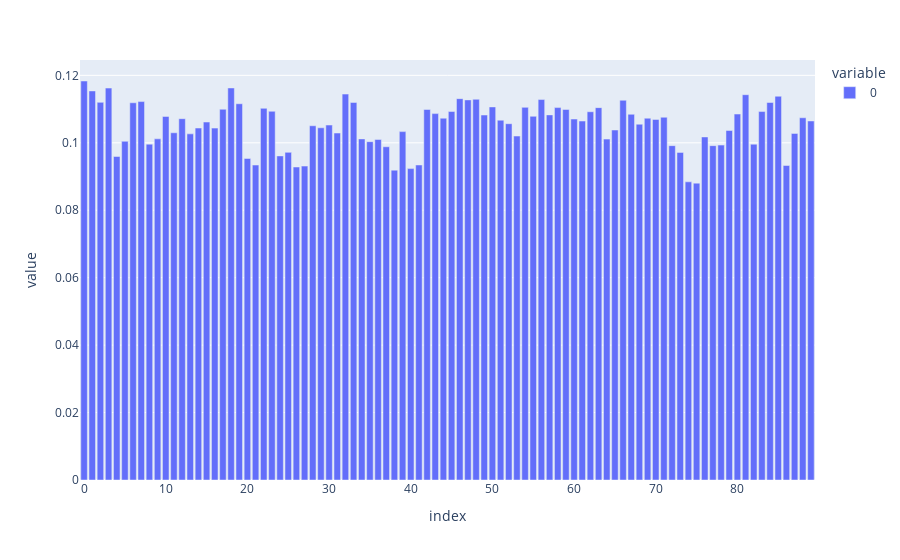
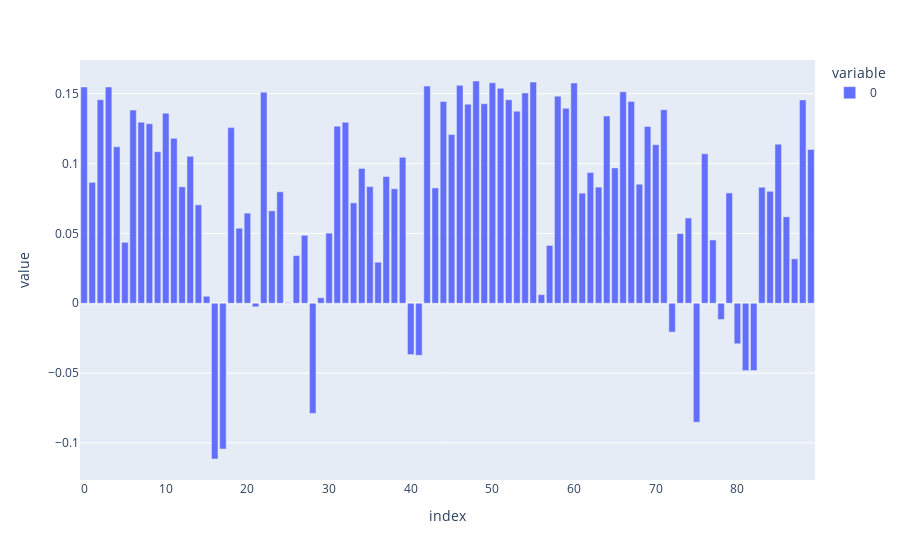
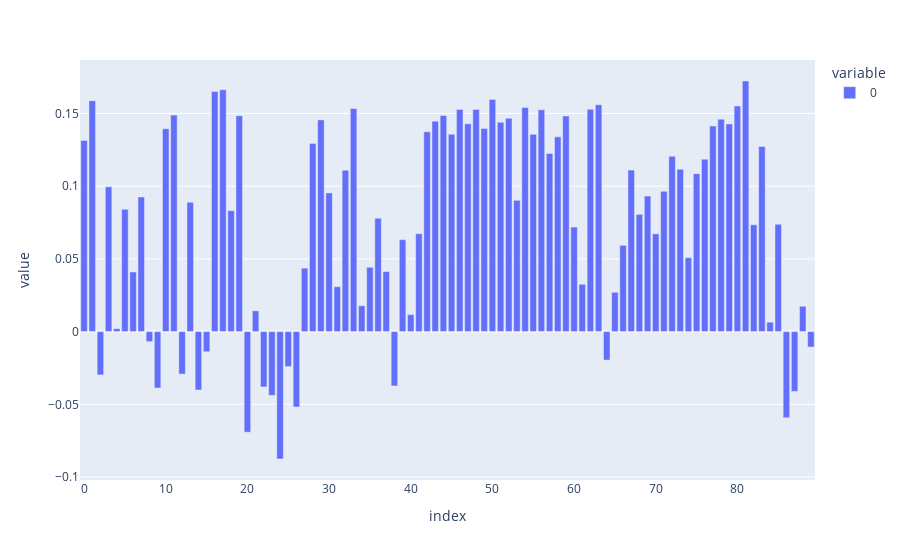
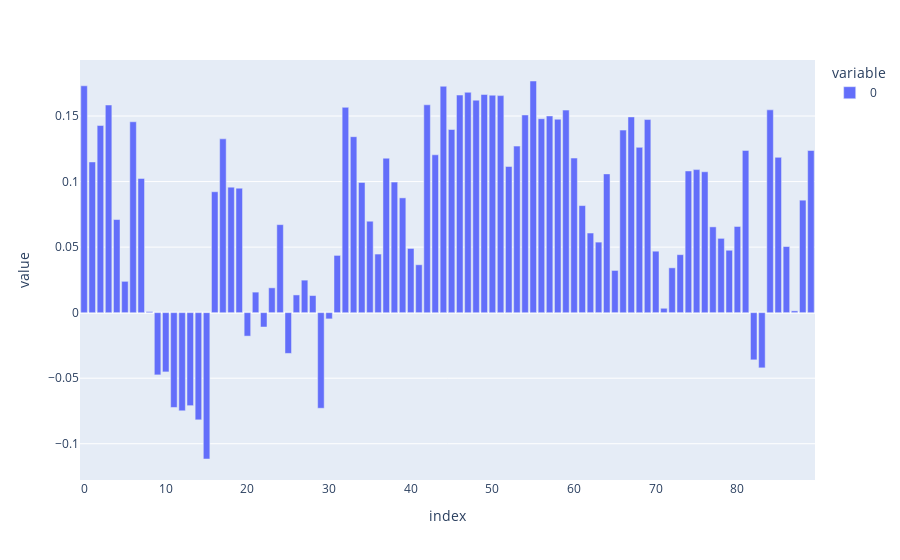

Notebook code for these charts, in order:
### Code cell
for model in range(7):
    print(f"Model {model}: Pi = {Pis[model]} , kappa = {kappas[model]}")
    fig = px.bar(mus[:,model])
    fig.show()

### Figure 1 — Plotly figure (JSON) as saved in the notebook; plotly's stock layout.template omitted (floating-point values rounded to 4 significant figures)
{"data": [{"alignmentgroup": "True", "hovertemplate": "variable=0<br>index=%{x}<br>value=%{y}<extra></extra>", "legendgroup": "0", "marker": {"color": "#636efa", "pattern": {"shape": ""}}, "name": "0", "offsetgroup": "0", "orientation": "v", "showlegend": true, "textposition": "auto", "type": "bar", "x": [0, 1, 2, 3, 4, 5, 6, 7, 8, 9, 10, 11, 12, 13, 14, 15, 16, 17, 18, 19, 20, 21, 22, 23, 24, 25, 26, 27, 28, 29, 30, 31, 32, 33, 34, 35, 36, 37, 38, 39, 40, 41, 42, 43, 44, 45, 46, 47, 48, 49, 50, 51, 52, 53, 54, 55, 56, 57, 58, 59, 60, 61, 62, 63, 64, 65, 66, 67, 68, 69, 70, 71, 72, 73, 74, 75, 76, 77, 78, 79, 80, 81, 82, 83, 84, 85, 86, 87, 88, 89], "xaxis": "x", "y": [0.1183, 0.1154, 0.112, 0.1162, 0.09594, 0.1004, 0.1119, 0.1122, 0.0996, 0.1012, 0.1078, 0.103, 0.1071, 0.1026, 0.1044, 0.1061, 0.1044, 0.1099, 0.1163, 0.1116, 0.09535, 0.0934, 0.1102, 0.1093, 0.09611, 0.09716, 0.09282, 0.09309, 0.105, 0.1044, 0.1053, 0.1029, 0.1144, 0.112, 0.1012, 0.1003, 0.101, 0.09882, 0.09189, 0.1033, 0.09234, 0.09342, 0.1099, 0.1087, 0.1073, 0.1093, 0.1131, 0.1127, 0.1129, 0.1082, 0.1106, 0.1067, 0.1057, 0.102, 0.1105, 0.1079, 0.1128, 0.1083, 0.1104, 0.1099, 0.107, 0.1064, 0.1092, 0.1104, 0.1011, 0.1038, 0.1126, 0.1085, 0.1055, 0.1073, 0.1069, 0.1076, 0.09914, 0.09716, 0.08842, 0.08803, 0.1017, 0.09915, 0.09932, 0.1036, 0.1085, 0.1143, 0.09958, 0.1093, 0.1119, 0.1138, 0.09327, 0.1028, 0.1074, 0.1065], "yaxis": "y"}], "layout": {"barmode": "relative", "legend": {"title": {"text": "variable"}, "tracegroupgap": 0}, "margin": {"t": 60}, "xaxis": {"anchor": "y", "domain": [0, 1], "title": {"text": "index"}}, "yaxis": {"anchor": "x", "domain": [0, 1], "title": {"text": "value"}}}}

### Figure 2 — Plotly figure (JSON) as saved in the notebook; plotly's stock layout.template omitted (floating-point values rounded to 4 significant figures)
{"data": [{"alignmentgroup": "True", "hovertemplate": "variable=0<br>index=%{x}<br>value=%{y}<extra></extra>", "legendgroup": "0", "marker": {"color": "#636efa", "pattern": {"shape": ""}}, "name": "0", "offsetgroup": "0", "orientation": "v", "showlegend": true, "textposition": "auto", "type": "bar", "x": [0, 1, 2, 3, 4, 5, 6, 7, 8, 9, 10, 11, 12, 13, 14, 15, 16, 17, 18, 19, 20, 21, 22, 23, 24, 25, 26, 27, 28, 29, 30, 31, 32, 33, 34, 35, 36, 37, 38, 39, 40, 41, 42, 43, 44, 45, 46, 47, 48, 49, 50, 51, 52, 53, 54, 55, 56, 57, 58, 59, 60, 61, 62, 63, 64, 65, 66, 67, 68, 69, 70, 71, 72, 73, 74, 75, 76, 77, 78, 79, 80, 81, 82, 83, 84, 85, 86, 87, 88, 89], "xaxis": "x", "y": [0.1548, 0.08653, 0.1457, 0.1548, 0.112, 0.04361, 0.1383, 0.1296, 0.1285, 0.1085, 0.1361, 0.118, 0.08336, 0.1052, 0.07042, 0.005021, -0.1115, -0.1044, 0.1257, 0.05372, 0.06451, -0.002553, 0.1511, 0.06617, 0.07977, 0.0004191, 0.03412, 0.04863, -0.07884, 0.003914, 0.05021, 0.1268, 0.1296, 0.07187, 0.09656, 0.08352, 0.02938, 0.0907, 0.08197, 0.1045, -0.03675, -0.03726, 0.1555, 0.08257, 0.1444, 0.1208, 0.156, 0.1425, 0.1591, 0.1429, 0.1579, 0.1539, 0.1457, 0.1375, 0.1506, 0.1583, 0.006158, 0.04138, 0.1483, 0.1396, 0.1577, 0.07882, 0.09355, 0.08316, 0.134, 0.0969, 0.1514, 0.1445, 0.08521, 0.1266, 0.1135, 0.1385, -0.02063, 0.04989, 0.06105, -0.08517, 0.107, 0.04529, -0.01163, 0.07899, -0.02901, -0.04822, -0.04815, 0.08304, 0.08016, 0.1139, 0.06188, 0.03182, 0.1456, 0.1101], "yaxis": "y"}], "layout": {"barmode": "relative", "legend": {"title": {"text": "variable"}, "tracegroupgap": 0}, "margin": {"t": 60}, "xaxis": {"anchor": "y", "domain": [0, 1], "title": {"text": "index"}}, "yaxis": {"anchor": "x", "domain": [0, 1], "title": {"text": "value"}}}}

### Figure 3 — Plotly figure (JSON) as saved in the notebook; plotly's stock layout.template omitted (floating-point values rounded to 4 significant figures)
{"data": [{"alignmentgroup": "True", "hovertemplate": "variable=0<br>index=%{x}<br>value=%{y}<extra></extra>", "legendgroup": "0", "marker": {"color": "#636efa", "pattern": {"shape": ""}}, "name": "0", "offsetgroup": "0", "orientation": "v", "showlegend": true, "textposition": "auto", "type": "bar", "x": [0, 1, 2, 3, 4, 5, 6, 7, 8, 9, 10, 11, 12, 13, 14, 15, 16, 17, 18, 19, 20, 21, 22, 23, 24, 25, 26, 27, 28, 29, 30, 31, 32, 33, 34, 35, 36, 37, 38, 39, 40, 41, 42, 43, 44, 45, 46, 47, 48, 49, 50, 51, 52, 53, 54, 55, 56, 57, 58, 59, 60, 61, 62, 63, 64, 65, 66, 67, 68, 69, 70, 71, 72, 73, 74, 75, 76, 77, 78, 79, 80, 81, 82, 83, 84, 85, 86, 87, 88, 89], "xaxis": "x", "y": [0.1315, 0.1588, -0.0298, 0.09952, 0.002018, 0.08413, 0.04101, 0.09258, -0.006925, -0.03878, 0.1395, 0.1489, -0.02921, 0.08895, -0.04017, -0.01387, 0.1651, 0.1663, 0.08315, 0.1485, -0.0692, 0.01429, -0.03808, -0.04382, -0.08761, -0.02402, -0.05184, 0.04361, 0.1293, 0.1456, 0.09537, 0.03087, 0.111, 0.1534, 0.01778, 0.04422, 0.07793, 0.04129, -0.03739, 0.06321, 0.01168, 0.06732, 0.1374, 0.1447, 0.1486, 0.1357, 0.1528, 0.1429, 0.1528, 0.1397, 0.1597, 0.144, 0.1466, 0.09023, 0.1542, 0.1356, 0.1525, 0.1224, 0.1339, 0.1482, 0.07186, 0.03253, 0.1529, 0.156, -0.01959, 0.02701, 0.05933, 0.1111, 0.08061, 0.09315, 0.06723, 0.09647, 0.1206, 0.1116, 0.05083, 0.1086, 0.1186, 0.1414, 0.1461, 0.1428, 0.1551, 0.1723, 0.07347, 0.1273, 0.006479, 0.0738, -0.05924, -0.04116, 0.01742, -0.01059], "yaxis": "y"}], "layout": {"barmode": "relative", "legend": {"title": {"text": "variable"}, "tracegroupgap": 0}, "margin": {"t": 60}, "xaxis": {"anchor": "y", "domain": [0, 1], "title": {"text": "index"}}, "yaxis": {"anchor": "x", "domain": [0, 1], "title": {"text": "value"}}}}

### Figure 4 — Plotly figure (JSON) as saved in the notebook; plotly's stock layout.template omitted (floating-point values rounded to 4 significant figures)
{"data": [{"alignmentgroup": "True", "hovertemplate": "variable=0<br>index=%{x}<br>value=%{y}<extra></extra>", "legendgroup": "0", "marker": {"color": "#636efa", "pattern": {"shape": ""}}, "name": "0", "offsetgroup": "0", "orientation": "v", "showlegend": true, "textposition": "auto", "type": "bar", "x": [0, 1, 2, 3, 4, 5, 6, 7, 8, 9, 10, 11, 12, 13, 14, 15, 16, 17, 18, 19, 20, 21, 22, 23, 24, 25, 26, 27, 28, 29, 30, 31, 32, 33, 34, 35, 36, 37, 38, 39, 40, 41, 42, 43, 44, 45, 46, 47, 48, 49, 50, 51, 52, 53, 54, 55, 56, 57, 58, 59, 60, 61, 62, 63, 64, 65, 66, 67, 68, 69, 70, 71, 72, 73, 74, 75, 76, 77, 78, 79, 80, 81, 82, 83, 84, 85, 86, 87, 88, 89], "xaxis": "x", "y": [0.1731, 0.115, 0.1428, 0.1584, 0.07104, 0.02389, 0.1456, 0.1024, 0.000863, -0.04748, -0.04521, -0.07233, -0.07487, -0.07096, -0.08177, -0.1117, 0.09224, 0.1326, 0.09571, 0.09493, -0.0179, 0.01567, -0.01096, 0.01895, 0.06715, -0.0311, 0.01351, 0.02482, 0.01304, -0.07294, -0.004755, 0.04368, 0.1566, 0.1343, 0.09931, 0.06975, 0.0447, 0.1178, 0.09958, 0.08758, 0.04899, 0.03654, 0.1586, 0.1204, 0.1727, 0.1397, 0.166, 0.1681, 0.1621, 0.1664, 0.1659, 0.1656, 0.1115, 0.1271, 0.1508, 0.1767, 0.148, 0.15, 0.1476, 0.1545, 0.1179, 0.08168, 0.06075, 0.05381, 0.1059, 0.0322, 0.1393, 0.1493, 0.1261, 0.1473, 0.04689, 0.003347, 0.03421, 0.04423, 0.1081, 0.1091, 0.1075, 0.06544, 0.05669, 0.0476, 0.06574, 0.1238, -0.03601, -0.04211, 0.1547, 0.1185, 0.05043, 0.001359, 0.08581, 0.1237], "yaxis": "y"}], "layout": {"barmode": "relative", "legend": {"title": {"text": "variable"}, "tracegroupgap": 0}, "margin": {"t": 60}, "xaxis": {"anchor": "y", "domain": [0, 1], "title": {"text": "index"}}, "yaxis": {"anchor": "x", "domain": [0, 1], "title": {"text": "value"}}}}
